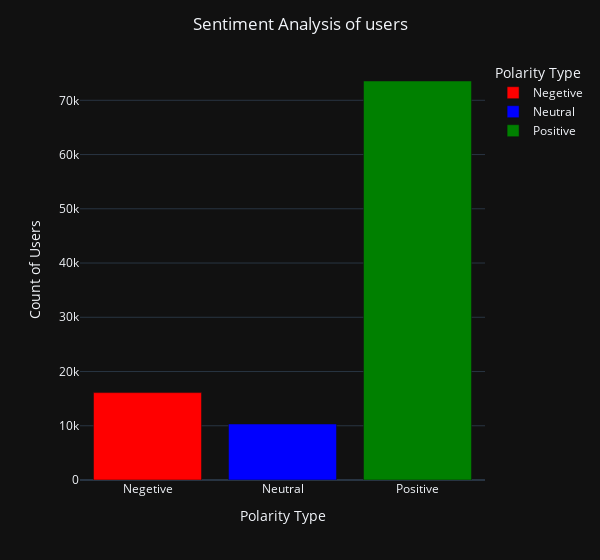

Write notebook code for a chart like this one.
### Markdown cell above
### Plotting the Bar Chart

### Code cell
fig = ex.bar(count_review, x= 'Polarity Type' , y ='Count of Users',color='Polarity Type',template='plotly_dark',color_discrete_sequence=['Red','Blue','Green'])

fig.update_layout(width = 600,title=dict(text= 'Sentiment Analysis of users',x=0.5))
fig.show()

### Figure 1 — Plotly figure (JSON) as saved in the notebook; plotly's stock layout.template omitted (floating-point values rounded to 4 significant figures)
{"data": [{"alignmentgroup": "True", "hovertemplate": "Polarity Type=%{x}<br>Count of Users=%{y}<extra></extra>", "legendgroup": "Negetive", "marker": {"color": "Red", "pattern": {"shape": ""}}, "name": "Negetive", "offsetgroup": "Negetive", "orientation": "v", "showlegend": true, "textposition": "auto", "type": "bar", "x": ["Negetive"], "xaxis": "x", "y": [16111], "yaxis": "y"}, {"alignmentgroup": "True", "hovertemplate": "Polarity Type=%{x}<br>Count of Users=%{y}<extra></extra>", "legendgroup": "Neutral", "marker": {"color": "Blue", "pattern": {"shape": ""}}, "name": "Neutral", "offsetgroup": "Neutral", "orientation": "v", "showlegend": true, "textposition": "auto", "type": "bar", "x": ["Neutral"], "xaxis": "x", "y": [10330], "yaxis": "y"}, {"alignmentgroup": "True", "hovertemplate": "Polarity Type=%{x}<br>Count of Users=%{y}<extra></extra>", "legendgroup": "Positive", "marker": {"color": "Green", "pattern": {"shape": ""}}, "name": "Positive", "offsetgroup": "Positive", "orientation": "v", "showlegend": true, "textposition": "auto", "type": "bar", "x": ["Positive"], "xaxis": "x", "y": [73559], "yaxis": "y"}], "layout": {"barmode": "relative", "legend": {"title": {"text": "Polarity Type"}, "tracegroupgap": 0}, "margin": {"t": 60}, "title": {"text": "Sentiment Analysis of users", "x": 0.5}, "width": 600, "xaxis": {"anchor": "y", "categoryarray": ["Negetive", "Neutral", "Positive"], "categoryorder": "array", "domain": [0, 1], "title": {"text": "Polarity Type"}}, "yaxis": {"anchor": "x", "domain": [0, 1], "title": {"text": "Count of Users"}}}}
